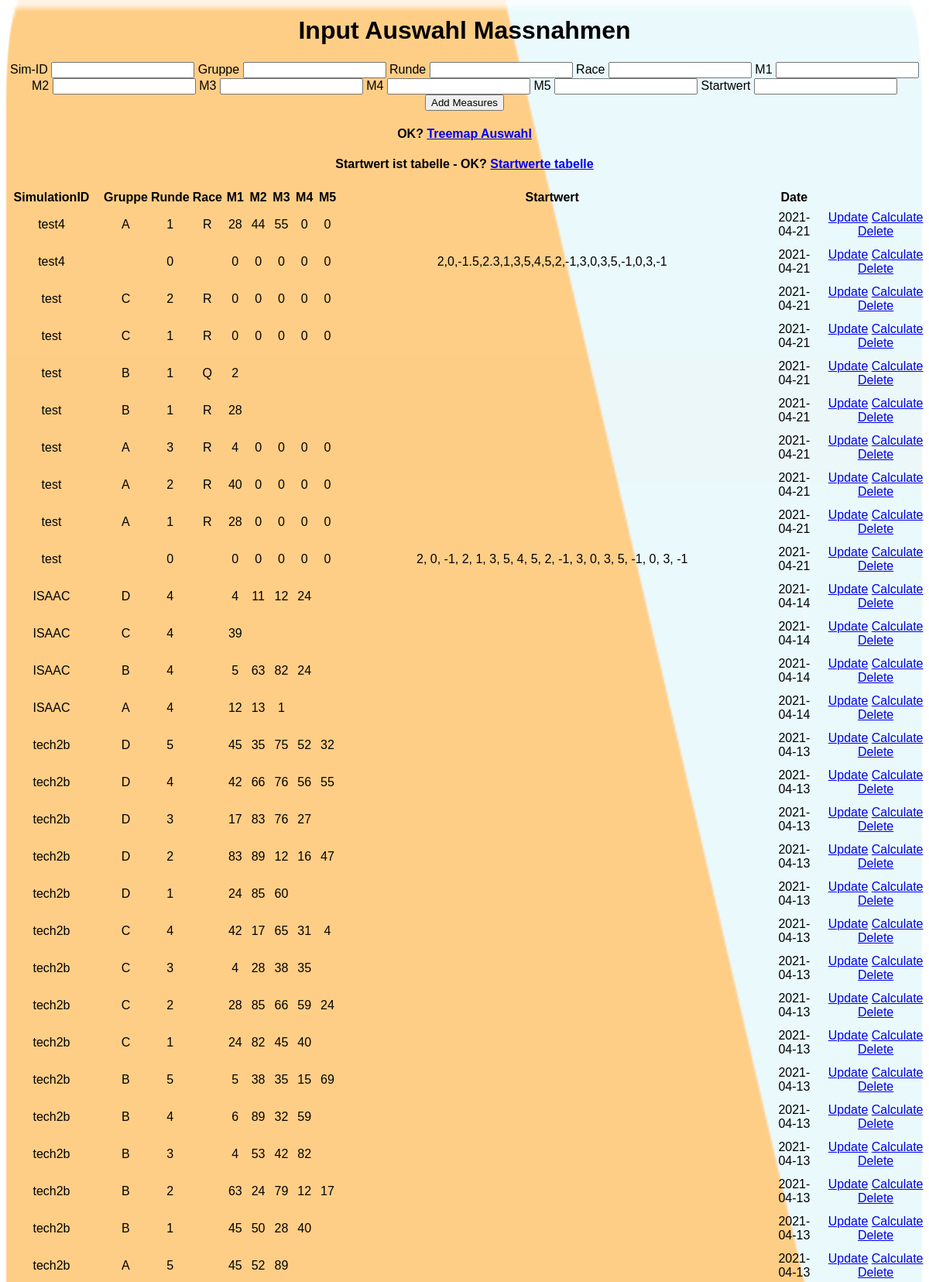
The page / (upper part) on the database its author committed.
### app.py (models this page shows)
class Auswahl(db.Model):
    id = db.Column(db.Integer, primary_key=True)
    sim_id = db.Column(db.String(50))
    gruppe = db.Column(db.String(30))
    runde = db.Column(db.Integer)
    race = db.Column(db.String(5), default=" ")
    M1 = db.Column(db.Integer, default=0)
    M2 = db.Column(db.Integer, default=0)
    M3 = db.Column(db.Integer, default=0)
    M4 = db.Column(db.Integer, default=0)
    M5 = db.Column(db.Integer, default=0)
    date_created = db.Column(db.DateTime, default=datetime.utcnow)
    startwert = db.Column(db.String(240))

### app.py (the view)
@app.route('/', methods=['POST', 'GET'])
def index():
    if request.method == 'POST':
        task_sim_id = request.form.get('sim_id')
        task_gruppe = request.form.get('gruppe')
        task_runde = request.form.get('runde')
        task_race = request.form.get('race')
        task_M1 = request.form.get('M1')
        task_M2 = request.form.get('M2')
        task_M3 = request.form.get('M3')
        task_M4 = request.form.get('M4')
        task_M5 = request.form.get('M5')
        task_startwert = request.form.get('startwert')
        new_task = Auswahl(sim_id=task_sim_id, gruppe= task_gruppe, runde= task_runde, race=task_race, M1=task_M1, M2=task_M2, M3=task_M3, M4=task_M4, M5=task_M5, startwert=task_startwert)
        try:
            db.session.add(new_task)
            db.session.commit()
            return redirect('/')
        except:
            return 'There was no DB'
    else:
        task = Auswahl.query.order_by(Auswahl.date_created.desc()).all()
        return render_template('index.html', tasks=task, **locals())

### templates/index.html (shortened to what this page needs)
{% extends 'base.html' %}
{% block body %}
<div class="content">
    <h1 style="text-align: center">Input Auswahl Massnahmen</h1>
    <div class="form" style="text-align: center">
        <form action="/" method="POST">
            <p>Sim-ID <input type="text" name="sim_id" id="sim_id">
            Gruppe <input type="text" name="gruppe" id="gruppe">
            Runde <input type="integer" name="runde" id="runde">
            Race <input type="text" name="race" id="race">
            M1 <input type="float" name="M1" id="M1">
            M2 <input type="float" name="M2" id="M2">
            M3 <input type="float" name="M3" id="M3">
            M4 <input type="float" name="M4" id="M4">
            M5 <input type="float" name="M5" id="M5">
            Startwert <input type="text" name="startwert" id="startwert">
            <input type="submit" value="Add Measures"></p>
        </form>
    </div>
    {% if tasks|length < 1 %}
    <h4 style="text-align: center">There are no choices of measures. Create one below!</h4>
    {% else %}
        <table align="center">
            <h4 style="text-align: center">OK?
            <a href="/treemap">Treemap Auswahl </a>  </h4>
            <h4 style="text-align: center">Startwert ist tabelle {{startwert}} - OK?
            <a href="/list">Startwerte tabelle </a>  </h4>
            <tr>
                <th>SimulationID</th>
                <th>Gruppe</th>
                <th>Runde</th>
                <th>Race</th>
                <th>M1</th>
                <th>M2</th>
                <th>M3</th>
                <th>M4</th>
                <th>M5</th>
                <th>Startwert</th>
                <th>Date</th>
            </tr>
            {% for task in tasks %}
                <tr>
                    <td>{{ task.sim_id }}</td>
                    <td>{{ task.gruppe }}</td>
                    <td>{{ task.runde }}</td>
                    <td>{{ task.race }}</td>
                    <td>{{ task.M1 }}</td>
                    <td>{{ task.M2 }}</td>
                    <td>{{ task.M3 }}</td>
                    <td>{{ task.M4 }}</td>
                    <td>{{ task.M5 }}</td>
                    <td>{{ task.startwert }}</td>
                    <td>{{ task.date_created.date() }}</td>
                    <td>
                        <a href="/update/{{task.id}}">Update</a>
                        <a href="/calcul/{{task.id}}">Calculate</a>
                        <a href="/delete/{{task.id}}">Delete</a>
                    </td>
                </tr>
            {% endfor %}
        </table>
    {% endif %}
</div>
{% endblock %}

### templates/base.html (shortened to what this page needs)
<!DOCTYPE html>
<html lang="en">
<head>
    <link rel="stylesheet" href="{{ url_for('static', filename='css/main.css') }}">
</head>
<body>
    {% block body %}{% endblock %}
</body>
</html>

### static/css/main.css (style rules this page uses)
body { margin: 0; font-family: sans-serif; }
td { text-align: center; padding: 5px; }
.form { margin-top: 20px; }

### templates/base.html (style rules this page uses)
body { background-image: url('/static/home.png'); background-repeat: no-repeat; background-attachment: fixed; background-size: 100% 100%; }

### rows shown on the page
Auswahl: sim_id "test4", gruppe "A", runde "1", race "R", M1 "28", M2 "44", M3 "55", M4 "0", M5 "0", date_created "2021-04-21"
Auswahl: sim_id "test4", runde "0", M1 "0", M2 "0", M3 "0", M4 "0", M5 "0", startwert "2,0,-1.5,2.3,1,3,5,4,5,2,-1,3,0,3,5,-1,0,3,-1", date_created "2021-04-21"
Auswahl: sim_id "test", gruppe "C", runde "2", race "R", M1 "0", M2 "0", M3 "0", M4 "0", M5 "0", date_created "2021-04-21"
Auswahl: sim_id "test", gruppe "C", runde "1", race "R", M1 "0", M2 "0", M3 "0", M4 "0", M5 "0", date_created "2021-04-21"
Auswahl: sim_id "test", gruppe "B", runde "1", race "Q", M1 "2", date_created "2021-04-21"
Auswahl: sim_id "test", gruppe "B", runde "1", race "R", M1 "28", date_created "2021-04-21"
Auswahl: sim_id "test", gruppe "A", runde "3", race "R", M1 "4", M2 "0", M3 "0", M4 "0", M5 "0", date_created "2021-04-21"
Auswahl: sim_id "test", gruppe "A", runde "2", race "R", M1 "40", M2 "0", M3 "0", M4 "0", M5 "0", date_created "2021-04-21"
Auswahl: sim_id "test", gruppe "A", runde "1", race "R", M1 "28", M2 "0", M3 "0", M4 "0", M5 "0", date_created "2021-04-21"
Auswahl: sim_id "test", runde "0", M1 "0", M2 "0", M3 "0", M4 "0", M5 "0", startwert "2, 0, -1, 2, 1, 3, 5, 4, 5, 2, -1, 3, 0, 3, 5, -1, 0, 3, -1", date_created "2021-04-21"
Auswahl: sim_id "ISAAC", gruppe "D", runde "4", M1 "4", M2 "11", M3 "12", M4 "24", date_created "2021-04-14"
Auswahl: sim_id "ISAAC", gruppe "C", runde "4", M1 "39", date_created "2021-04-14"
Auswahl: sim_id "ISAAC", gruppe "B", runde "4", M1 "5", M2 "63", M3 "82", M4 "24", date_created "2021-04-14"
Auswahl: sim_id "ISAAC", gruppe "A", runde "4", M1 "12", M2 "13", M3 "1", date_created "2021-04-14"
Auswahl: sim_id "tech2b", gruppe "D", runde "5", M1 "45", M2 "35", M3 "75", M4 "52", M5 "32", date_created "2021-04-13"
Auswahl: sim_id "tech2b", gruppe "D", runde "4", M1 "42", M2 "66", M3 "76", M4 "56", M5 "55", date_created "2021-04-13"
Auswahl: sim_id "tech2b", gruppe "D", runde "3", M1 "17", M2 "83", M3 "76", M4 "27", date_created "2021-04-13"
Auswahl: sim_id "tech2b", gruppe "D", runde "2", M1 "83", M2 "89", M3 "12", M4 "16", M5 "47", date_created "2021-04-13"
Auswahl: sim_id "tech2b", gruppe "D", runde "1", M1 "24", M2 "85", M3 "60", date_created "2021-04-13"
Auswahl: sim_id "tech2b", gruppe "C", runde "4", M1 "42", M2 "17", M3 "65", M4 "31", M5 "4", date_created "2021-04-13"
Auswahl: sim_id "tech2b", gruppe "C", runde "3", M1 "4", M2 "28", M3 "38", M4 "35", date_created "2021-04-13"
Auswahl: sim_id "tech2b", gruppe "C", runde "2", M1 "28", M2 "85", M3 "66", M4 "59", M5 "24", date_created "2021-04-13"
Auswahl: sim_id "tech2b", gruppe "C", runde "1", M1 "24", M2 "82", M3 "45", M4 "40", date_created "2021-04-13"
Auswahl: sim_id "tech2b", gruppe "B", runde "5", M1 "5", M2 "38", M3 "35", M4 "15", M5 "69", date_created "2021-04-13"
Auswahl: sim_id "tech2b", gruppe "B", runde "4", M1 "6", M2 "89", M3 "32", M4 "59", date_created "2021-04-13"
Auswahl: sim_id "tech2b", gruppe "B", runde "3", M1 "4", M2 "53", M3 "42", M4 "82", date_created "2021-04-13"
Auswahl: sim_id "tech2b", gruppe "B", runde "2", M1 "63", M2 "24", M3 "79", M4 "12", M5 "17", date_created "2021-04-13"
Auswahl: sim_id "tech2b", gruppe "B", runde "1", M1 "45", M2 "50", M3 "28", M4 "40", date_created "2021-04-13"
Auswahl: sim_id "tech2b", gruppe "A", runde "5", M1 "45", M2 "52", M3 "89", date_created "2021-04-13"
